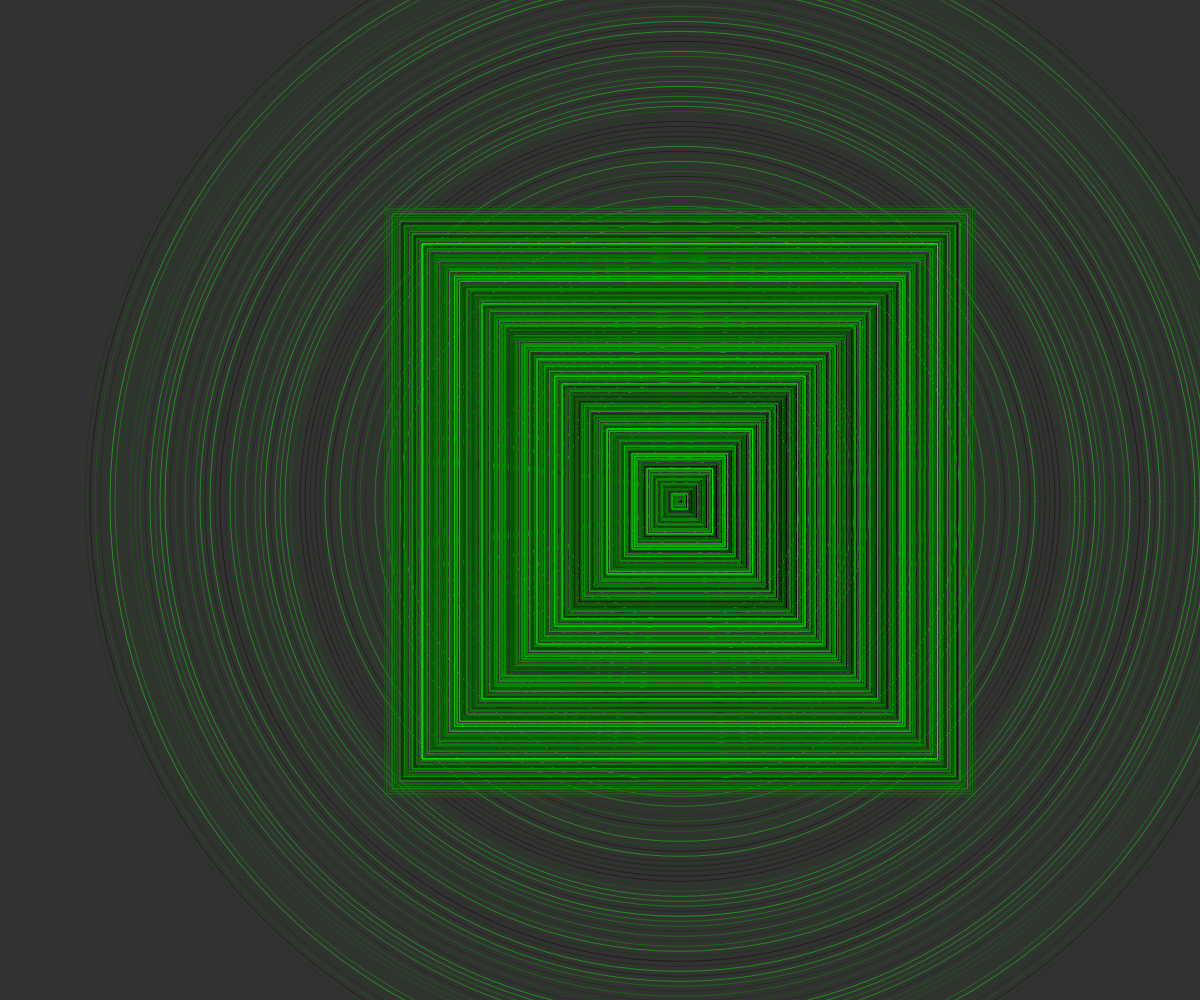
Frame 1 (no input)
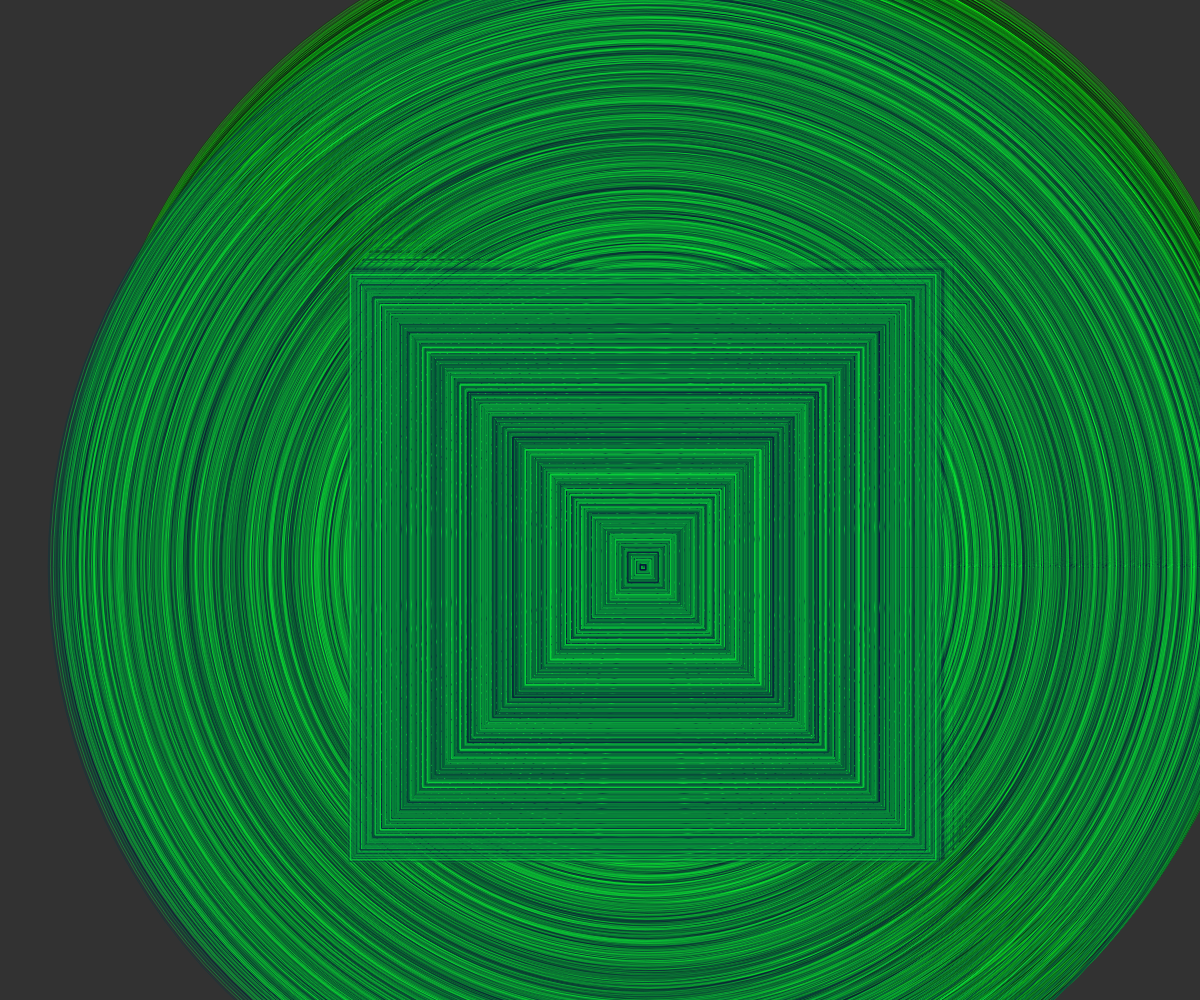
Frame 60 (no input)
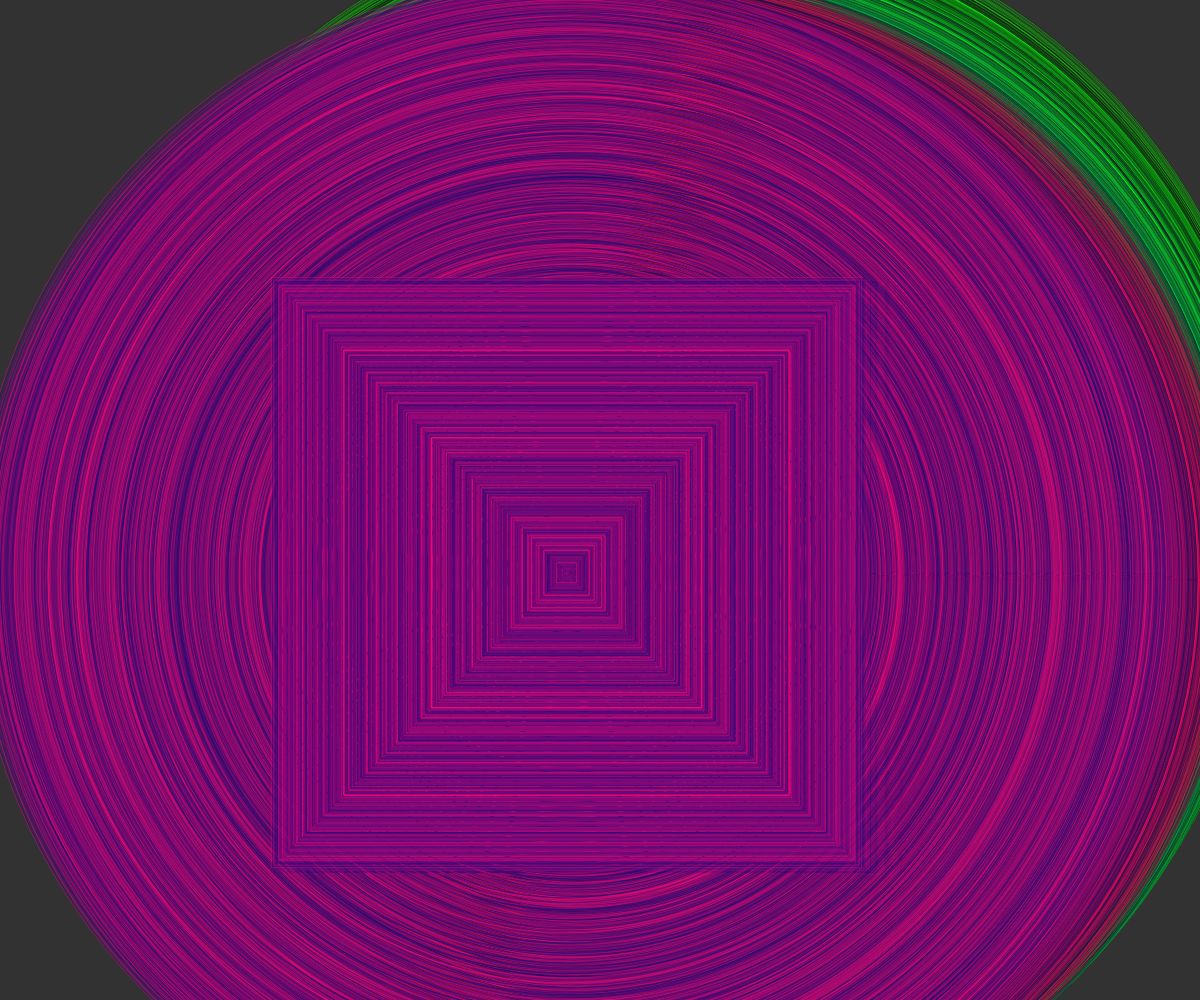
Frame 120 (the mouse pressed at the canvas centre since frame 60)

The p5.js sketch that drew these frames (run headless with seeded random() and noise() and a simulated clock; from frame 60 on, the mouse is pressed at the canvas centre):

// p5.js sketch
// ── sketch.js
function setup() {
  createCanvas(windowWidth, windowHeight);
  background(50);
  //noLoop();
}

function draw() {

  // initializations
  let constraint = width / 10;
  let colorToggle = true;
  let color = [random(255), 10, frameCount % 255]

  // set the center
  translate(width / 2, height / 2);
  // change the center gradually
  translate(p5.Vector.fromAngle(millis() / 1000, 80));
  
  // draw the shapes
  drawShapes(constraint, color);
}



function drawShapes(constraint, color) {
  rectMode(CENTER)
  for (let radius = 0; radius < constraint; radius++) {

    noFill();
    strokeWeight(0.5);
    stroke(...decidedColor(mouseIsPressed, color)); // stroke of different shades

    ellipse(0, 0, radius * 10, radius * 10);
    
    // drawing a square based on the outter circle
    for (let side = 0; side < radius; side++) {
      
      noFill();
      strokeWeight(0.5);
      stroke(...decidedColor(mouseIsPressed, color)); // stroke of different shades

      rect(0, 0, side * 5, side * 5);
    }
  }
}

function decidedColor(mousePressed, color) {
  if (!mousePressed) {
    // toggle colors here
    color[0] = 10;
    color[1] = random(255)
  } else {
    color[0] = random(255);
    color[1] = 10
  }
  return color
}
